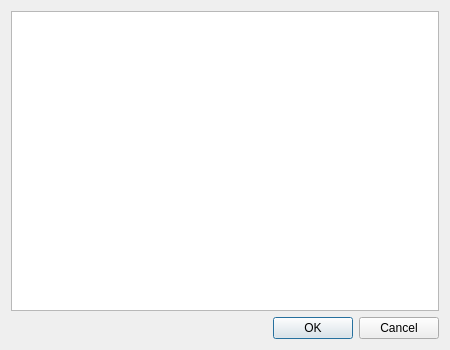
<?xml version="1.0" encoding="UTF-8"?>
<ui version="4.0">
 <class>ModelAttachmentDialog</class>
 <widget class="QDialog" name="ModelAttachmentDialog">
  <property name="geometry">
   <rect>
    <x>0</x>
    <y>0</y>
    <width>450</width>
    <height>350</height>
   </rect>
  </property>
  <property name="windowTitle">
   <string>Model Attachment Points</string>
  </property>
  <layout class="QGridLayout" name="gridLayout">
   <item row="0" column="0">
    <layout class="QVBoxLayout" name="verticalLayout">
     <item>
      <widget class="QTreeView" name="dataView">
       <property name="editTriggers">
        <set>QAbstractItemView::NoEditTriggers</set>
       </property>
      </widget>
     </item>
     <item>
      <widget class="QDialogButtonBox" name="buttonBox">
       <property name="orientation">
        <enum>Qt::Horizontal</enum>
       </property>
       <property name="standardButtons">
        <set>QDialogButtonBox::Cancel|QDialogButtonBox::Ok</set>
       </property>
      </widget>
     </item>
    </layout>
   </item>
  </layout>
 </widget>
 <resources/>
 <connections>
  <connection>
   <sender>buttonBox</sender>
   <signal>accepted()</signal>
   <receiver>ModelAttachmentDialog</receiver>
   <slot>accept()</slot>
   <hints>
    <hint type="sourcelabel">
     <x>248</x>
     <y>254</y>
    </hint>
    <hint type="destinationlabel">
     <x>157</x>
     <y>274</y>
    </hint>
   </hints>
  </connection>
  <connection>
   <sender>buttonBox</sender>
   <signal>rejected()</signal>
   <receiver>ModelAttachmentDialog</receiver>
   <slot>reject()</slot>
   <hints>
    <hint type="sourcelabel">
     <x>316</x>
     <y>260</y>
    </hint>
    <hint type="destinationlabel">
     <x>286</x>
     <y>274</y>
    </hint>
   </hints>
  </connection>
 </connections>
</ui>
